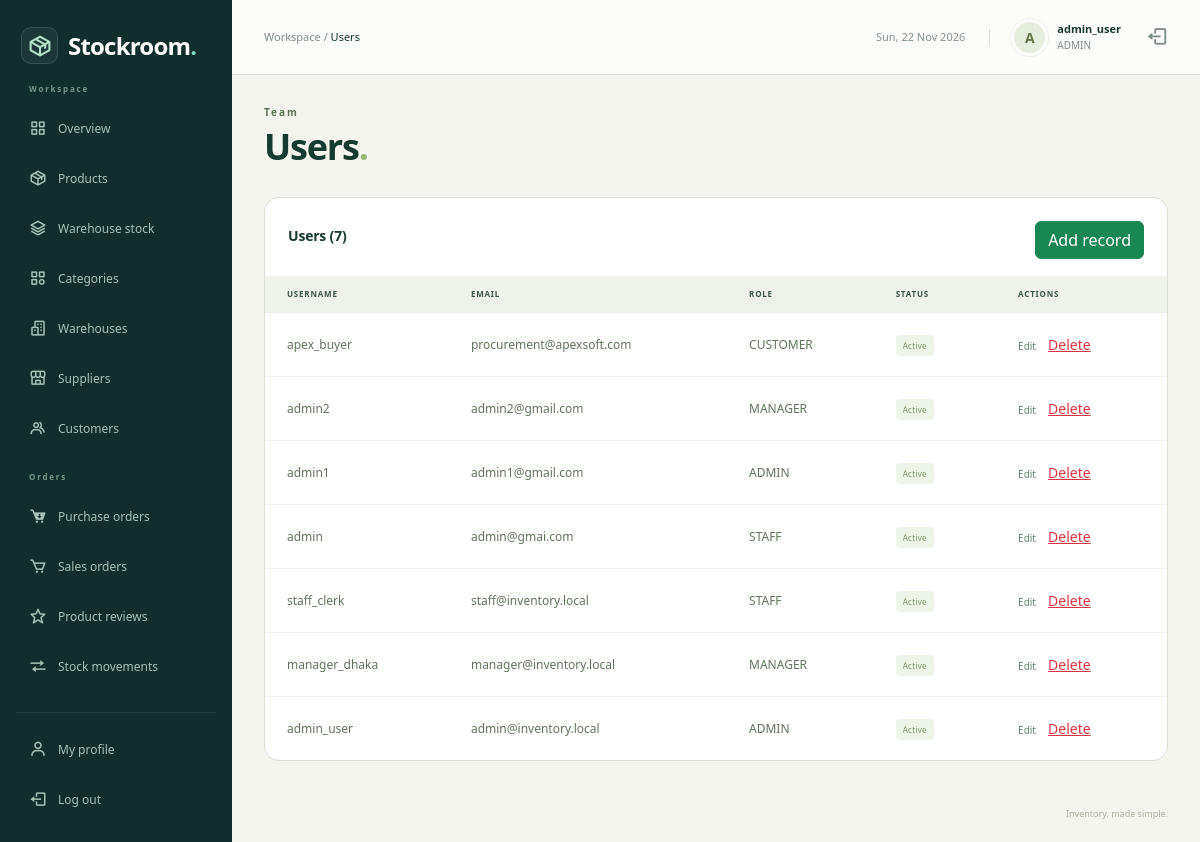
The page /admin/users.php (signed in) on the database its author committed.
### tables this page shows
CREATE TABLE `users` (
  `user_id` int NOT NULL,
  `username` varchar(50) NOT NULL,
  `email` varchar(100) NOT NULL,
  `password_hash` varchar(255) NOT NULL,
  `role` enum('ADMIN','MANAGER','STAFF','CUSTOMER') NOT NULL DEFAULT 'STAFF',
  `customer_id` int DEFAULT NULL,
  `is_active` tinyint(1) NOT NULL DEFAULT '1',
  `created_at` timestamp NULL DEFAULT CURRENT_TIMESTAMP
);

### admin/users.php (called while the page is built, shortened)
<?php
require_once __DIR__ . '/../includes/auth.php';
require_once __DIR__ . '/../config/db.php';
$pageTitle = 'Users';
$rows = mysqli_query($conn, 'SELECT user_id,username,email,role,is_active FROM users ORDER BY user_id DESC');
include '../includes/workspace.php';
include '../templates/users.php';
include '../includes/end.php';

### includes/auth.php (called while the page is built, shortened)
<?php
require_once __DIR__ . '/../config/db.php';
$user_id = (int) $_SESSION['user_id'];
$sql = "SELECT user_id, username, role, customer_id FROM users WHERE user_id=$user_id AND is_active=1";
$users = mysqli_query($conn, $sql);
$account = mysqli_fetch_assoc($users);

### includes/profile_data.php (called while the page is built, shortened)
<?php
function profile_ensure_table($conn)
{
    $ready = false;
    $found = mysqli_query($conn, "SHOW TABLES LIKE 'user_profiles'");
    if ($found) {
        if (mysqli_num_rows($found) > 0) {
            $ready = true;
        }
    }
    return $ready;
}
function profile_header_info($conn, $user_id)
{
    $info = array('name' => '', 'avatar' => '');
    if (profile_ensure_table($conn) == false) {
        return $info;
    }
    $rows = db_rows($conn, 'SELECT full_name, avatar FROM user_profiles WHERE user_id=' . (int) $user_id);
    return $info;
}
function profile_avatar_url($stored, $prefix = '')
{
    $stored = trim((string) $stored);
    if ($stored == '') {
        return '';
    }
    return $prefix . 'uploads/avatars/' . rawurlencode($stored);
}

### includes/helpers.php (called while the page is built, shortened)
<?php
if (function_exists('db_rows') == false) {
    function db_rows($conn, $sql)
    {
        $rows = array();
        $result = mysqli_query($conn, $sql);
        return $rows;
    }
}

### templates/users.php (the view, shortened to what this page needs)
<section class="surface records-surface"><div class="section-heading"><h2>Users (<?php echo $rows->num_rows; ?>)</h2><a class="btn btn-success" href="?editor=new">Add record</a></div>
<div class="table-responsive"><table class="table inventory-table records-table">
<thead><tr><th>Username</th><th>Email</th><th>Role</th><th>Status</th><th>Actions</th></tr></thead>
<tbody>
<?php while ($row = mysqli_fetch_assoc($rows)) { ?>
<tr>
    <td><?php if (isset($row['username'])) { echo htmlspecialchars($row['username']); } ?></td>
    <td><?php if (isset($row['email'])) { echo htmlspecialchars($row['email']); } ?></td>
    <td><?php echo htmlspecialchars($row['role']); ?></td>
    <td><span class="record-badge"><?php if ($row['is_active'] == 1) {
        echo 'Active';
    } else {
        echo 'Inactive';
    } ?></span></td>
    <td><a class="text-link" href="?id=<?php echo $row['user_id']; ?>">Edit</a> <form method="post" class="inline-form" action="?id=<?php echo $row['user_id']; ?>"><button class="btn btn-sm btn-link text-danger" name="action" value="delete">Delete</button></form></td>
</tr>
<?php } ?>
</tbody></table></div>
</section>

### includes/topbar.php (shortened to what this page needs)
<?php
require_once __DIR__ . '/profile_data.php';
$topbar_profile = profile_header_info($conn, (int) $account['user_id']);
$topbar_name = $account['username'];
$topbar_avatar = profile_avatar_url($topbar_profile['avatar'], '../');
?>
<header class="topbar">
    <div class="d-flex align-items-center gap-3">
        <span class="breadcrumb-label">Workspace / <strong><?php echo htmlspecialchars($pageTitle); ?></strong></span>
    </div>
    <div class="topbar-account">
        <span class="topbar-date"><?php echo date('D, d M Y'); ?></span>
        <a class="account-link" href="profile.php" title="My profile">
            <?php if ($topbar_avatar != '') { ?>
            <img class="avatar" style="object-fit:cover" src="<?php echo htmlspecialchars($topbar_avatar); ?>" alt="">
            <?php } else { ?>
            <span class="avatar"><?php echo htmlspecialchars(substr($topbar_name, 0, 1)); ?></span>
            <?php } ?>
            <div><strong><?php echo htmlspecialchars($topbar_name); ?></strong><small><?php echo htmlspecialchars($account['role']); ?></small></div>
        </a>
        <a href="logout.php" class="topbar-logout" aria-label="Log out"><i class="bx bx-log-out" aria-hidden="true"></i></a>
    </div>
</header>

### assets/css/admin.css (style rules this page uses)
:root { --navy: #142c38; --teal: #137e73; --ink: #213640; --muted: #74818b; --line: #e7ecef; }
* { box-sizing: border-box; }
body { margin: 0; font-family: 'Segoe UI', Arial, sans-serif; font-size: 14px; color: var(--ink); background: #f5f7f9; }
a { text-decoration: none; }
button, a, input { -webkit-tap-highlight-color: transparent; }
.topbar { height: 82px; margin-left: 240px; padding: 0 38px; background: #fff; border-bottom: 1px solid var(--line); display: flex; align-items: center; justify-content: space-between; gap: 15px; }
.breadcrumb-label { color: var(--muted); font-size: 13px; }
.breadcrumb-label strong { color: var(--ink); font-weight: 500; }
.topbar-account { display: flex; align-items: center; gap: 11px; }
.topbar-account strong { display: block; font-weight: 600; font-size: 13px; }
.topbar-account small { color: var(--muted); font-size: 11px; display: block; }
.avatar { display: inline-grid; place-items: center; width: 37px; height: 37px; border-radius: 50%; background: #e2f1eb; color: #287864; font-weight: 700; text-transform: uppercase; }
.topbar-logout { color: var(--muted); font-size: 22px; margin-left: 14px; }
.inventory-table { font-size: 12px; margin-bottom: 0; }
.inventory-table thead th { color: #7c8991; font-size: 10px; text-transform: uppercase; letter-spacing: .6px; font-weight: 600; background: #fafbfc; padding: 13px 22px; border-color: var(--line); white-space: nowrap; }
.inventory-table td { padding: 20px 22px; border-color: var(--line); vertical-align: middle; color: #61727d; }
.inventory-table tr:last-child td { border: 0; }

### assets/css/dashboard.css (style rules this page uses)
.workspace-page { --navy: #112e2d; --teal: #278575; --ink: #243c39; --muted: #7f8d89; --line: #e6ebe7; background: #f5f6f3; }
.workspace-page .topbar { margin-left: 232px; height: 75px; padding: 0 32px; background: #ffffffc9; }
.workspace-page .breadcrumb-label { font-size: 11px; }
.topbar-date { color: #83938a; font-size: 11px; padding-right: 24px; border-right: 1px solid var(--line); margin-right: 10px; }
.account-link { display: flex; gap: 9px; align-items: center; color: var(--ink); }
.workspace-page .avatar { background: #e5eddd; color: #617447; border: 3px solid #fff; outline: 1px solid #e9eee7; }
.workspace-page .topbar-account strong { font-size: 11px; }
.workspace-page .topbar-account small { font-size: 10px; }
.surface { background: #fff; border: 1px solid var(--line); border-radius: 12px; min-width: 0; }
.section-heading { display: flex; align-items: center; justify-content: space-between; gap: 15px; padding: 23px 23px 17px; }
.section-heading h2 { font-size: 14px; font-weight: 650; margin: 0 0 7px; letter-spacing: -.2px; }
.text-link { color: #60866d; font-size: 10px; white-space: nowrap; background: none; border: 0; padding: 0; }
.workspace-page .inventory-table { font-size: 10px; }
.workspace-page .inventory-table thead th { background: #f8faf6; color: #9aa593; border-color: #edf0e9; font-size: 8px; padding: 12px 22px; letter-spacing: .8px; }
.workspace-page .inventory-table td { padding: 16px 22px; border-color: #eff2eb; color: #748270; }
.records-table { min-width: 700px; }
.workspace-page .records-table td { max-width: 280px; min-width: 90px; overflow-wrap: anywhere; font-size: 11px; line-height: 1.6; }
.workspace-page .records-table th { font-size: 9px; }
.record-badge { background: #edf4e8; color: #7e986b; font-size: 8px; letter-spacing: .3px; padding: 5px 7px; border-radius: 4px; white-space: nowrap; }
.workspace-page .records-table { width: max-content; min-width: 100%; }
.workspace-page .table-responsive { position: relative; }
.workspace-page .records-table td { white-space: nowrap; overflow-wrap: normal; font-size: 12px; color: #5f745b; }

### assets/css/modules.css (style rules this page uses)
.records-surface { margin-bottom: 1.5rem; }
.actions,.inline-form { display:flex;align-items:center;flex-wrap:wrap;gap:.65rem; }
.inline-form { display:inline-flex; }
.records-table td { vertical-align:middle; }
.workspace-page { --ink: #153a30; --line: #d9dfd3; background: #f4f5ef; }
.workspace-page .records-surface { border-radius: 15px; border: 1px solid var(--line); overflow: hidden; }
.workspace-page .records-table thead th { background: #eef2e8; color: #3c5447; }

### rows shown on the page
users: username "A", username "admin_user", role "ADMIN", email "admin@inventory.local", is_active "Active"
users: username "apex_buyer", email "procurement@apexsoft.com", role "CUSTOMER", is_active "Active"
users: username "admin2", email "admin2@gmail.com", role "MANAGER", is_active "Active"
users: username "admin1", email "admin1@gmail.com", role "ADMIN", is_active "Active"
users: username "admin", email "admin@gmai.com", role "STAFF", is_active "Active"
users: username "staff_clerk", email "staff@inventory.local", role "STAFF", is_active "Active"
users: username "manager_dhaka", email "manager@inventory.local", role "MANAGER", is_active "Active"

### other values the page prints
$pageTitle "Users"
$section "Team"
$rows->num_rows "7"
